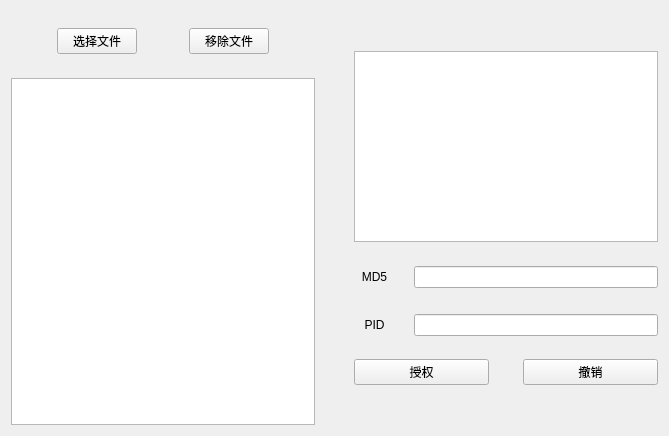
<?xml version="1.0" encoding="UTF-8"?>
<ui version="4.0">
 <class>QT_FileChoose</class>
 <widget class="QWidget" name="QT_FileChoose">
  <property name="geometry">
   <rect>
    <x>0</x>
    <y>0</y>
    <width>669</width>
    <height>436</height>
   </rect>
  </property>
  <property name="windowTitle">
   <string>Form</string>
  </property>
  <layout class="QGridLayout" name="gridLayout" columnstretch="9,1,9">
   <item row="0" column="0">
    <layout class="QVBoxLayout" name="verticalLayout_3" stretch="1,1,1,20">
     <item>
      <spacer name="verticalSpacer_5">
       <property name="orientation">
        <enum>Qt::Vertical</enum>
       </property>
       <property name="sizeHint" stdset="0">
        <size>
         <width>20</width>
         <height>40</height>
        </size>
       </property>
      </spacer>
     </item>
     <item>
      <layout class="QHBoxLayout" name="horizontalLayout" stretch="0,0,0,0,0">
       <item>
        <spacer name="horizontalSpacer_8">
         <property name="orientation">
          <enum>Qt::Horizontal</enum>
         </property>
         <property name="sizeHint" stdset="0">
          <size>
           <width>40</width>
           <height>20</height>
          </size>
         </property>
        </spacer>
       </item>
       <item>
        <widget class="QPushButton" name="btn_filechose">
         <property name="text">
          <string>选择文件</string>
         </property>
        </widget>
       </item>
       <item>
        <spacer name="horizontalSpacer">
         <property name="orientation">
          <enum>Qt::Horizontal</enum>
         </property>
         <property name="sizeHint" stdset="0">
          <size>
           <width>40</width>
           <height>20</height>
          </size>
         </property>
        </spacer>
       </item>
       <item>
        <widget class="QPushButton" name="btn_delete">
         <property name="text">
          <string>移除文件</string>
         </property>
        </widget>
       </item>
       <item>
        <spacer name="horizontalSpacer_7">
         <property name="orientation">
          <enum>Qt::Horizontal</enum>
         </property>
         <property name="sizeHint" stdset="0">
          <size>
           <width>40</width>
           <height>20</height>
          </size>
         </property>
        </spacer>
       </item>
      </layout>
     </item>
     <item>
      <spacer name="verticalSpacer_8">
       <property name="orientation">
        <enum>Qt::Vertical</enum>
       </property>
       <property name="sizeHint" stdset="0">
        <size>
         <width>20</width>
         <height>40</height>
        </size>
       </property>
      </spacer>
     </item>
     <item>
      <widget class="QListWidget" name="listWidget"/>
     </item>
    </layout>
   </item>
   <item row="0" column="1">
    <spacer name="horizontalSpacer_6">
     <property name="orientation">
      <enum>Qt::Horizontal</enum>
     </property>
     <property name="sizeHint" stdset="0">
      <size>
       <width>30</width>
       <height>20</height>
      </size>
     </property>
    </spacer>
   </item>
   <item row="0" column="2">
    <layout class="QVBoxLayout" name="verticalLayout_4">
     <item>
      <spacer name="verticalSpacer">
       <property name="orientation">
        <enum>Qt::Vertical</enum>
       </property>
       <property name="sizeHint" stdset="0">
        <size>
         <width>20</width>
         <height>40</height>
        </size>
       </property>
      </spacer>
     </item>
     <item>
      <widget class="QListWidget" name="listwidget_fileinfo"/>
     </item>
     <item>
      <spacer name="verticalSpacer_7">
       <property name="orientation">
        <enum>Qt::Vertical</enum>
       </property>
       <property name="sizeHint" stdset="0">
        <size>
         <width>20</width>
         <height>18</height>
        </size>
       </property>
      </spacer>
     </item>
     <item>
      <layout class="QVBoxLayout" name="verticalLayout_2" stretch="0,1,2">
       <item>
        <layout class="QVBoxLayout" name="verticalLayout" stretch="7,1,7">
         <item>
          <layout class="QHBoxLayout" name="horizontalLayout_3" stretch="3,1,18">
           <item>
            <widget class="QLabel" name="label_2">
             <property name="text">
              <string>&lt;html&gt;&lt;head/&gt;&lt;body&gt;&lt;p align=&quot;center&quot;&gt;MD5&lt;/p&gt;&lt;/body&gt;&lt;/html&gt;</string>
             </property>
            </widget>
           </item>
           <item>
            <spacer name="horizontalSpacer_3">
             <property name="orientation">
              <enum>Qt::Horizontal</enum>
             </property>
             <property name="sizeHint" stdset="0">
              <size>
               <width>40</width>
               <height>20</height>
              </size>
             </property>
            </spacer>
           </item>
           <item>
            <widget class="QLineEdit" name="edit_hash">
             <property name="readOnly">
              <bool>true</bool>
             </property>
            </widget>
           </item>
          </layout>
         </item>
         <item>
          <spacer name="verticalSpacer_3">
           <property name="orientation">
            <enum>Qt::Vertical</enum>
           </property>
           <property name="sizeHint" stdset="0">
            <size>
             <width>20</width>
             <height>20</height>
            </size>
           </property>
          </spacer>
         </item>
         <item>
          <layout class="QHBoxLayout" name="horizontalLayout_4" stretch="3,1,18">
           <item>
            <widget class="QLabel" name="label_3">
             <property name="text">
              <string>&lt;html&gt;&lt;head/&gt;&lt;body&gt;&lt;p align=&quot;center&quot;&gt;PID&lt;/p&gt;&lt;/body&gt;&lt;/html&gt;</string>
             </property>
            </widget>
           </item>
           <item>
            <spacer name="horizontalSpacer_4">
             <property name="orientation">
              <enum>Qt::Horizontal</enum>
             </property>
             <property name="sizeHint" stdset="0">
              <size>
               <width>40</width>
               <height>20</height>
              </size>
             </property>
            </spacer>
           </item>
           <item>
            <widget class="QLineEdit" name="edit_pid">
             <property name="readOnly">
              <bool>true</bool>
             </property>
            </widget>
           </item>
          </layout>
         </item>
        </layout>
       </item>
       <item>
        <spacer name="verticalSpacer_4">
         <property name="orientation">
          <enum>Qt::Vertical</enum>
         </property>
         <property name="sizeHint" stdset="0">
          <size>
           <width>20</width>
           <height>18</height>
          </size>
         </property>
        </spacer>
       </item>
       <item>
        <layout class="QHBoxLayout" name="horizontalLayout_5" stretch="5,1,5">
         <item>
          <widget class="QPushButton" name="btn_calculate">
           <property name="text">
            <string>授权</string>
           </property>
          </widget>
         </item>
         <item>
          <spacer name="horizontalSpacer_5">
           <property name="orientation">
            <enum>Qt::Horizontal</enum>
           </property>
           <property name="sizeHint" stdset="0">
            <size>
             <width>40</width>
             <height>20</height>
            </size>
           </property>
          </spacer>
         </item>
         <item>
          <widget class="QPushButton" name="btn_clear">
           <property name="text">
            <string>撤销</string>
           </property>
          </widget>
         </item>
        </layout>
       </item>
      </layout>
     </item>
     <item>
      <spacer name="verticalSpacer_2">
       <property name="orientation">
        <enum>Qt::Vertical</enum>
       </property>
       <property name="sizeHint" stdset="0">
        <size>
         <width>20</width>
         <height>40</height>
        </size>
       </property>
      </spacer>
     </item>
    </layout>
   </item>
  </layout>
 </widget>
 <resources/>
 <connections/>
</ui>
